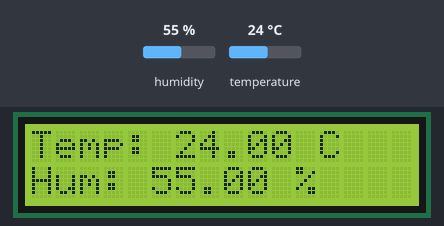
Simulated run of this sketch. Board: Arduino Uno, built with avr-gcc and run on an emulated ATmega328P. On the bench: 16×2 character LCD. The inputs (shaded band) are chosen by the test bench; at power-on: humidity 55 %, temperature 24 °C. What the sketch prints to the serial monitor is not drawn.

Above: at 4.6 s.
4.7 s: humidity set to 22 %
At 6.6 s:
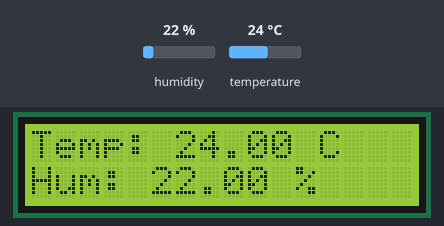
7.7 s: temperature set to 12 °C
At 9.2 s:
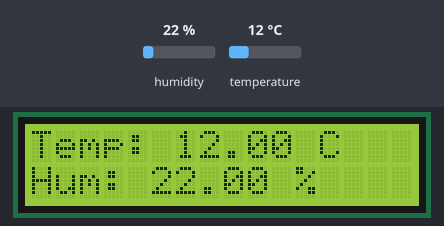
10.7 s: humidity set to 40 %
At 13.3 s:
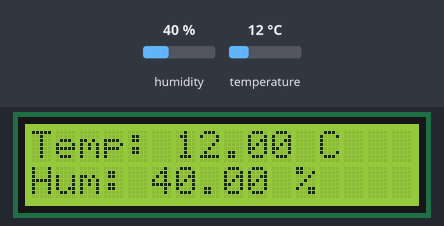
13.7 s: temperature set to 19 °C
At 14.8 s:
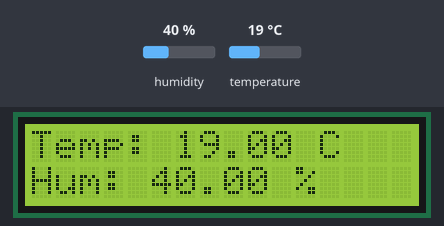
Timing chart, 0 to 16.7 s (numbered marks = the images above; inputs shaded):
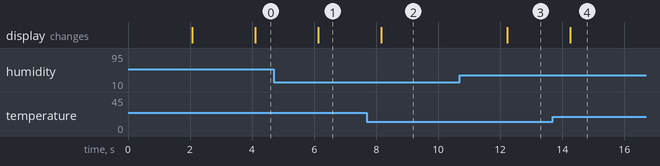

The sketch:

dht11_humidity_detection_lcd_display.ino
```cpp
//www.elegoo.com
//2018.10.25

#include <DHT.h>
#include <LiquidCrystal.h>

#define DHTPIN 7
#define DHTTYPE DHT11

DHT dht(DHTPIN, DHTTYPE);

const int rs = 12, en = 11, d4 = 5, d5 = 4, d6 = 3, d7 = 2;
LiquidCrystal lcd(rs, en, d4, d5, d6, d7);

void setup() {

  lcd.begin(16, 2);
  dht.begin();

  Serial.begin(9600);

  lcd.print("Sensor Starting");
  delay(2000);
  lcd.clear();
}

void loop() {

  delay(2000);    // gives dht11 time to read temperature and humidity + lcd to display

  float temperature = dht.readTemperature();
  float humidity = dht.readHumidity();

  if (isnan(humidity) || isnan(temperature)) {
    lcd.clear();
    lcd.print("Sensor Error");
    Serial.println("Failed to read from DHT sensor!");
    return;
  }

  lcd.clear();

  // serial output for debugging purposes / in case there are lcd display issues
  Serial.print("T = ");
  Serial.print(temperature);
  Serial.print(" C, H = ");
  Serial.print(humidity);
  Serial.println("%");

  lcd.setCursor(0, 0);
  lcd.print("Temp: ");
  lcd.print(temperature);
  lcd.print(" C");

  lcd.setCursor(0, 1);
  lcd.print("Hum: ");
  lcd.print(humidity);
  lcd.print(" %");
}
```

Measured:
- after the input at 4.7 s, the display: changes after 1.4 s (image 1)
- after the input at 7.7 s, the display: changes after 0.46 s (image 2)
- after the input at 10.7 s, the display: changes after 1.5 s (image 3)
- after the input at 13.7 s, the display: changes after 0.55 s (image 4)
